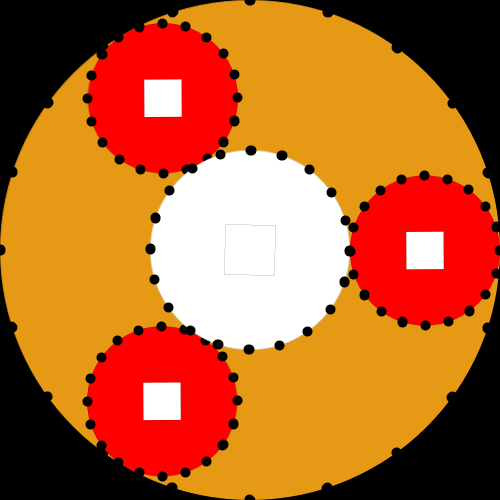
Frame 1 (no input)
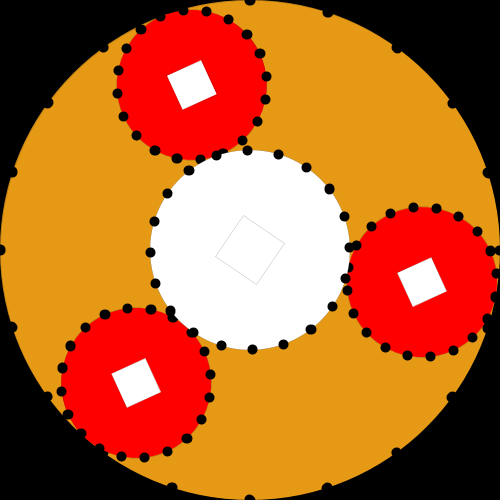
Frame 60 (the mouse pressed at the canvas centre just before this capture)
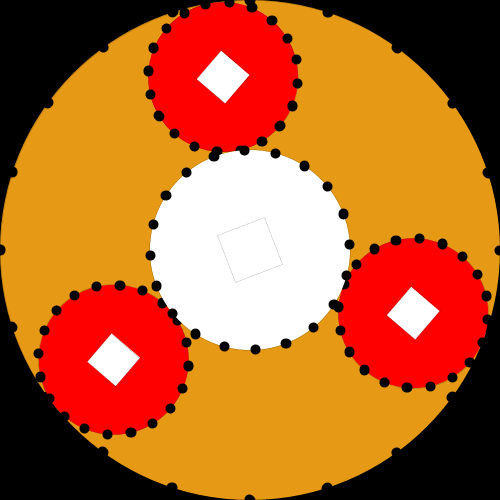
Frame 120 (the mouse held since frame 60 and released just before this capture)

The Processing sketch that drew these frames (run headless with seeded random() and noise(); from frame 60 on, the mouse is pressed at the canvas centre):

// Processing sketch: Planetary_Gear
// ── Planetary_Gear.pde
//based on this wikipedia jp https://ja.wikipedia.org/wiki/%E9%81%8A%E6%98%9F%E6%AD%AF%E8%BB%8A%E6%A9%9F%E6%A7%8B

Gear g1;
Gear[] g2s = new Gear[3];
Gear g3;
float r1 = 100;
float r2;
float r3;

void setup(){
  size(500, 500);
  r3 = height/2;
  r2 = (r3 - r1)/2;
  g1 = new Gear(new PVector(width/2, height/2), r1, color(255));
  g2s[0] = new Gear(new PVector(width/2, height/2), r2, color(255, 0, 0));
  g2s[1] = new Gear(new PVector(width/2, height/2), r2, color(255, 0, 0));
  g2s[2] = new Gear(new PVector(width/2, height/2), r2, color(255, 0, 0));
  g3 = new Gear(new PVector(width/2, height/2), r3, color(230, 153, 21));
}

void draw(){
  background(0);
  g1.theta += 0.01;
  float t2 = g1.theta*g1.r/(g3.r+g2s[0].r);
  float t1 = t2-(t2)*g3.r/g2s[0].r;
  g2s[0].theta = t1;
  g2s[0].pos = new PVector(width/2, height/2).add(PVector.fromAngle(t2).mult(r1+r2));
  g2s[1].theta = t1;
  g2s[1].pos = new PVector(width/2, height/2).add(PVector.fromAngle(t2+TWO_PI/3).mult(r1+r2));
  g2s[2].theta = t1;
  g2s[2].pos = new PVector(width/2, height/2).add(PVector.fromAngle(t2+TWO_PI/3*2).mult(r1+r2));
  //g3.theta = t3;
  g3.show();
  for(Gear g2 : g2s){
    g2.show();
  }
  g1.show();
}

class Gear{
  color col;
  PVector pos;
  float r;//gear rate
  float theta;//rotation
  
  Gear(PVector pos, float r, color col){
    this.pos = pos;
    this.r = r;
    this.col = col;
  }
  
  void show(){
    fill(col);
    strokeWeight(0);
    pushMatrix();
    translate(pos.x, pos.y);
    rotate(theta);
    ellipse(0, 0, r*2, r*2);
    fill(255);
    rectMode(CENTER);
    rect(0, 0, r/2, r/2);
    strokeWeight(10);
    noFill();
    for(int i=0; i<20; i++){
      arc(0, 0, r*2, r*2, map(i, 0, 20, 0, TWO_PI), map(i+0.01, 0, 20, 0, TWO_PI));
    }
    popMatrix();
  }
}
